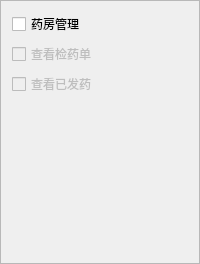
        <widget class="QFrame" name="frame_5">
         <property name="frameShape">
          <enum>QFrame::StyledPanel</enum>
         </property>
         <property name="frameShadow">
          <enum>QFrame::Raised</enum>
         </property>
         <layout class="QVBoxLayout" name="verticalLayout">
          <item>
           <widget class="QCheckBox" name="checkBoxPharmacyManage">
            <property name="sizePolicy">
             <sizepolicy hsizetype="Fixed" vsizetype="Fixed">
              <horstretch>0</horstretch>
              <verstretch>0</verstretch>
             </sizepolicy>
            </property>
            <property name="minimumSize">
             <size>
              <width>60</width>
              <height>20</height>
             </size>
            </property>
            <property name="text">
             <string>药房管理</string>
            </property>
           </widget>
          </item>
          <item>
           <widget class="QCheckBox" name="checkBoxPharmacyManage1">
            <property name="enabled">
             <bool>false</bool>
            </property>
            <property name="sizePolicy">
             <sizepolicy hsizetype="Fixed" vsizetype="Fixed">
              <horstretch>0</horstretch>
              <verstretch>0</verstretch>
             </sizepolicy>
            </property>
            <property name="minimumSize">
             <size>
              <width>60</width>
              <height>20</height>
             </size>
            </property>
            <property name="text">
             <string>查看检药单</string>
            </property>
           </widget>
          </item>
          <item>
           <widget class="QCheckBox" name="checkBoxPharmacyManage2">
            <property name="enabled">
             <bool>false</bool>
            </property>
            <property name="sizePolicy">
             <sizepolicy hsizetype="Fixed" vsizetype="Fixed">
              <horstretch>0</horstretch>
              <verstretch>0</verstretch>
             </sizepolicy>
            </property>
            <property name="minimumSize">
             <size>
              <width>60</width>
              <height>20</height>
             </size>
            </property>
            <property name="text">
             <string>查看已发药</string>
            </property>
           </widget>
          </item>
          <item>
           <spacer name="verticalSpacer_2">
            <property name="orientation">
             <enum>Qt::Vertical</enum>
            </property>
            <property name="sizeHint" stdset="0">
             <size>
              <width>20</width>
              <height>156</height>
             </size>
            </property>
           </spacer>
          </item>
         </layout>
        </widget>
